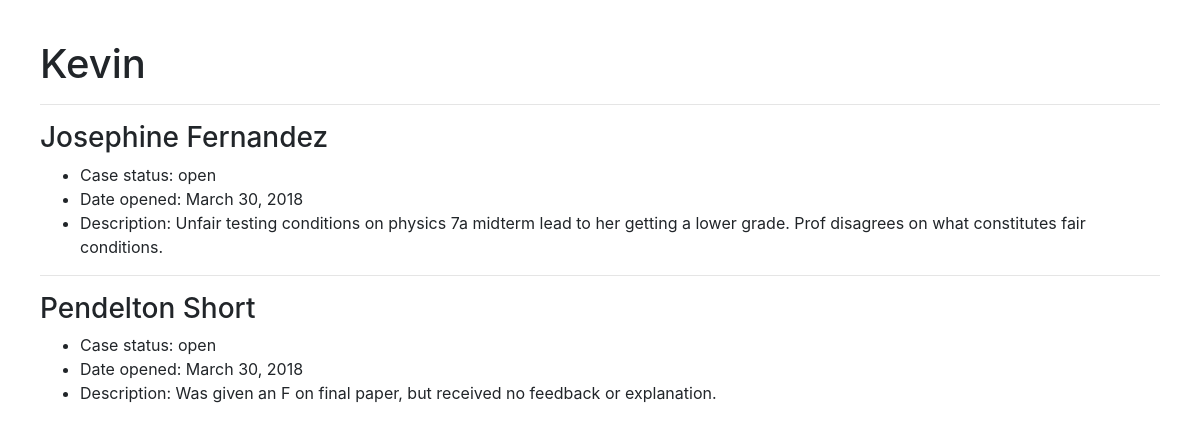
/kevin/ (signed in), run on the app's committed database.
### cases/models.py (models this page shows, shortened)
class Person(models.Model):
    division = models.CharField(
        max_length=3,
        choices=DIVISION_CHOICES,
        default=ACADEMIC,
    )
    name = models.CharField(max_length=30)
    slug = models.SlugField(max_length=30, default="")
    class Meta:
        verbose_name='Caseworker'

class Case(models.Model):
    client_name = models.CharField(max_length=30)
    client_email = models.EmailField(default="")
    client_phone = PhoneNumberField(default="")
    client_SID = models.CharField(max_length=10, default="")
    incident_description = models.TextField(default="")
    open_date = models.DateField('date case was opened', auto_now_add=True)
    close_date = models.DateField('date case was closed', default=None, blank=True, null=True)
    caseworker = models.ForeignKey(
        Person, on_delete=models.CASCADE, default=None, blank=True, null=True)
    division = models.CharField(
        max_length=3, choices=DIVISION_CHOICES, default=ACADEMIC)
    isOpen = models.BooleanField('case open?', default=True)

### cases/views.py (the view)
# urls.py: path('<str:slug>/', views.PersonDetailView.as_view(), name='detail'),
class PersonDetailView(LoginRequiredMixin, generic.DetailView):
    login_url = 'login/'
    model = Person
    template_name = 'cases/persondetail.html'

### cases/templates/cases/persondetail.html (shortened to what this page needs)
{% load bootstrap4 %}
{% bootstrap_css %}
{% load static %}
<link rel="stylesheet" type="text/css" href="{% static 'cases/style.css' %}" />
<head><title>{{ person.name }}</title></head>
<h1>{{ person.name }}</h1>
{% for case in person.case_set.all %}
	<hr>
	<h3>{{case.client_name}}</h3>
	<ul>
		<li>Case status: {{ case.isOpen|yesno:"open,closed" }}</li>
		<li>Date opened: {{ case.open_date }}</li>
		<li>Description: {{ case.incident_description }}</li>
	</ul>
{% endfor %}

### data on the page
Person: name "Kevin"
Case: client_name "Josephine Fernandez", isOpen "open", open_date "March 30, 2018", incident_description "Unfair testing conditions on physics 7a midterm lead to her getting a lower grade. Prof disagrees on what constitutes fair conditions."
Case: client_name "Pendelton Short", isOpen "open", open_date "March 30, 2018", incident_description "Was given an F on final paper, but received no feedback or explanation."
